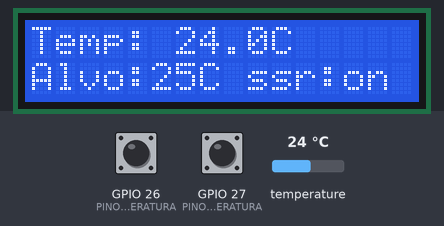
A sketch run on a simulated ESP32. Parts: 16×2 character LCD. Inputs (shaded band) come from the test bench; at power-on: GPIO 27 (PINO_BOTAO_DIMINUIR_TEMPERATURA) HIGH, GPIO 26 (PINO_BOTAO_AUMENTAR_TEMPERATURA) HIGH, temperature 24 °C. WiFi joins after 1.5 s; servers stay silent unless stated; uploads are accepted with an empty reply; what the sketch prints to the serial monitor is not drawn.

Above: at 2.0 s.
2.1 s: GPIO 27 (PINO_BOTAO_DIMINUIR_TEMPERATURA) pulled LOW for 3.2 s
At 5.7 s:
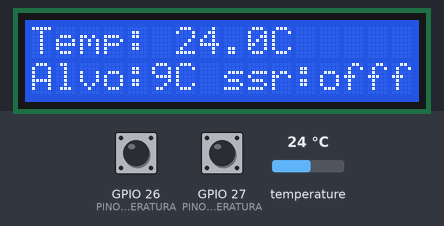
6.8 s: GPIO 26 (PINO_BOTAO_AUMENTAR_TEMPERATURA) pulled LOW for 3.2 s
At 10.6 s:
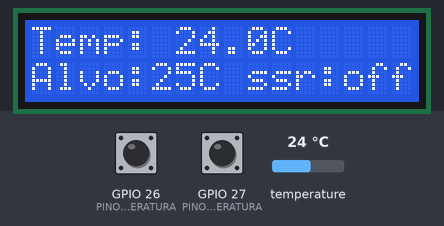
11.5 s: temperature set to 12 °C
At 13.3 s:
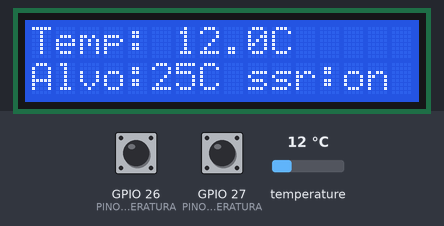
13.6 s: GPIO 26 (PINO_BOTAO_AUMENTAR_TEMPERATURA) pulled LOW for 0.15 s
At 14.5 s:
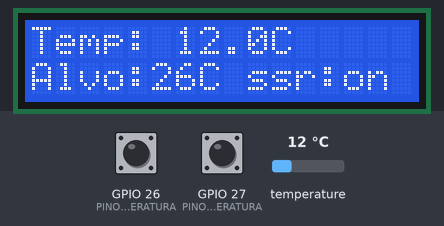
15.2 s: GPIO 27 (PINO_BOTAO_DIMINUIR_TEMPERATURA) pulled LOW for 1 s
At 17.3 s:
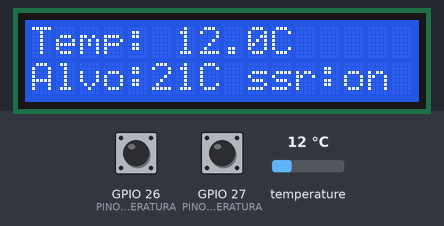
17.7 s: temperature set to 19 °C
At 20.0 s:
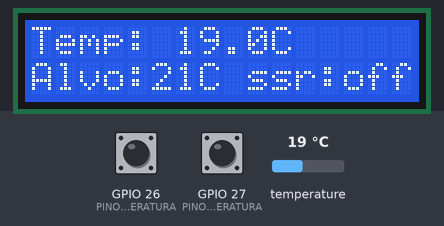
Timing chart, 0 to 21.5 s (numbered marks = the images above; inputs shaded):
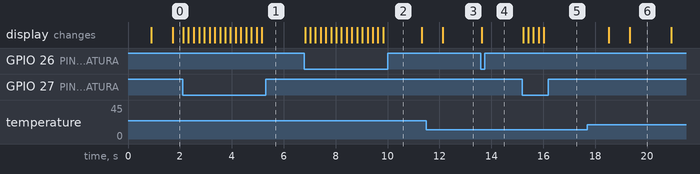

The sketch:

temp_test.ino
```cpp
#include <OneWire.h>
#include <Wire.h>
#include <DallasTemperature.h>
#include <ArduinoJson.h>
#include <LiquidCrystal_I2C.h>
#include <PID_v1.h>
#include <WiFi.h>
#include <HTTPClient.h>

const char* WIFI_SSID = "NOME REDE WIFI";
const char* WIFI_PASSWORD = "SENHA WIFI";
const char* API_URL = "http://IP:1880/api/temperatura"; //ip da maquina/server

const short PINODEDADOS = 4;
unsigned long delaytemp = 0;
unsigned int contagem_de_erro = 0;

short temperatura_alvo = 25;
const short PINO_SSR = 5;
short ssr_state = 0;
double Setpoint, Input, Output;

double Kp = 1500.0, Ki = 10.0, Kd = 50.0;
PID myPID(&Input, &Output, &Setpoint, Kp, Ki, Kd, DIRECT);
int WindowSize = 5000;
unsigned long windowStartTime;

unsigned long tempoUltimoClique = 0;
const unsigned long intervaloDebounce = 200;
const short PINO_BOTAO_AUMENTAR_TEMPERATURA = 26;
const short PINO_BOTAO_DIMINUIR_TEMPERATURA = 27;

const short sda = 21;
const short scl = 22;

// Constantes de consumo do ESP32
const float TENSAO_ESP = 3.3;          // Volts
const float CORRENTE_ESP_MA = 240.0;   // mA médio com WiFi ativo
const float POTENCIA_ESP_W = (TENSAO_ESP * CORRENTE_ESP_MA) / 1000.0; // ~0.792W

// Na função enviarParaJSON(), adiciona no doc:
float tempoHoras = (millis() / 1000.0) / 3600.0;
float energiaEspWh = POTENCIA_ESP_W * tempoHoras;

LiquidCrystal_I2C lcd(0x27, 16, 2);

// Guarda último valor exibido para só atualizar quando mudar
float lastTempDisplay = -999;
short lastAlvoDisplay = -999;
short lastSsrDisplay = -1;

struct DadosJson {
  float temperatura;
  short temperatura_alvo;
  unsigned int erros;
  double saida_pid;
  short ssr_state;
  unsigned long tempoAtivo;
};

QueueHandle_t filaJSON;

/**
 * @brief Permite a substituição do metodo delay(), que evita o travamento da execução do codigo
 *
 * @param intervalo tempo em ms para esperar
 * @param ultimoTempo anota o tempo atual
 * @return ao retornar true passou o tempo do intervalo e ao retornar false tem que esperar
 */
bool executarACada(unsigned long intervalo, unsigned long *ultimoTempo) {
  unsigned long tempoAtual = millis();
  if (tempoAtual - *ultimoTempo >= intervalo) {
    *ultimoTempo = tempoAtual;
    return true;
  }
  return false;
}

/**
 * @brief Roda a parte de Conexão no nucleo 0, deixando indepedente da parte eletrica
 *
 * @param pvParameters Regra do FreeRTOS
 */
void taskManterWiFi(void *pvParameters) {
  unsigned long timerConexao = millis();
  bool mensagemImpressa = false;

  WiFi.begin(WIFI_SSID, WIFI_PASSWORD);

  for (;;) { // (Núcleo 0)
    if (WiFi.status() != WL_CONNECTED) {
      mensagemImpressa = false;
      if (executarACada(500, &timerConexao)) {
        Serial.print(".");
      }

      vTaskDelay(50/portTICK_PERIOD_MS); //tentar se reconectar o mais rapido possivel
    } else {
      if (!mensagemImpressa) {
        Serial.println();
        Serial.println("WiFi conectado");
        Serial.println(WiFi.localIP());
        mensagemImpressa = true;
      }
    vTaskDelay(2000 / portTICK_PERIOD_MS);
    }
  }
}

/**
 * @brief Envia os dados para a api
 *
 * @param payload dados em json
 */
void enviarParaAPI(const String &payload) {
  if (WiFi.status() == WL_CONNECTED) {
    HTTPClient http;
    http.begin(API_URL);
    http.addHeader("Content-Type", "application/json");
    http.setTimeout(3000);
    int httpResponseCode = http.POST(payload);
    Serial.print("HTTP Response code: ");
    Serial.println(httpResponseCode);
    http.end();
  } else {
    Serial.println("WiFi desconectado");
  }
}

// Display só atualiza quando o valor muda — sem lcd.clear()
/**
 * @brief Atualiza o Display de forma dinamica
 *
 * @param temp  Temperatura em Celsius do sensor
 * @param temp_alvo Temperatura alvo
 */
void atualizarDisplay(float temp, int temp_alvo) {
  bool mudou = (temp != lastTempDisplay || temp_alvo != lastAlvoDisplay || ssr_state != lastSsrDisplay);
  if (!mudou) return;

  lastTempDisplay = temp;
  lastAlvoDisplay = temp_alvo;
  lastSsrDisplay  = ssr_state;

  lcd.setCursor(0, 0);
  lcd.print("Temp:");
  if (temp <= -127) {
    lcd.print("ERRO ");
  } else {
    char buf[8];
    dtostrf(temp, 5, 1, buf);
    lcd.print(buf);
    lcd.print("C");
  }

  lcd.setCursor(0, 1);
  lcd.print("Alvo:");
  lcd.print(temp_alvo);
  lcd.print(ssr_state == 1 ? "C ssr:on " : "C ssr:off");
}

/**
 * @brief Processa dados e transformar em json para ser enviado ao payload
 *
 * @param pvParameters Normas do FreeRTOS
 */
void taskProcessaDados(void *pvParameters) {
  const float TENSAO_ESP    = 3.3;
  const float CORRENTE_ESP  = 0.240;  // Amperes
  const float POTENCIA_ESP  = TENSAO_ESP * CORRENTE_ESP; // 0.792W

  DadosJson dados;
  for (;;) {
    if (xQueueReceive(filaJSON, &dados, portMAX_DELAY)) {
      float tempoHoras = dados.tempoAtivo / 3600.0;
      float energiaWh  = POTENCIA_ESP * tempoHoras;

      StaticJsonDocument<200> doc;
      doc["sensor"]           = "temperatura";
      doc["tempoAtivo"]       = dados.tempoAtivo;
      doc["temperatura"]      = dados.temperatura;
      doc["temperatura_alvo"] = dados.temperatura_alvo;
      doc["erros_de_conexao"] = dados.erros;
      doc["saida_pid"]        = dados.saida_pid;
      doc["ssr_state"]        = dados.ssr_state;
      doc["potencia_esp_w"]   = POTENCIA_ESP;          // 0.792W fixo
      doc["energia_esp_wh"]   = energiaWh;             // acumulado

      String output;
      output.reserve(200);
      serializeJson(doc, output);
      Serial.println(output);
      enviarParaAPI(output);
    }
  }
}

/**
 * @brief Prepara uma fila para processar esses dados
 *
 * @param temp Temperatura
 */
void enviarParaJSON(float temp) {
  DadosJson dados;
  dados.temperatura      = temp;
  dados.temperatura_alvo = temperatura_alvo;
  dados.erros            = contagem_de_erro;
  dados.saida_pid        = Output;
  dados.ssr_state        = ssr_state;
  dados.tempoAtivo       = millis() / 1000;
  xQueueSend(filaJSON, &dados, 0);
}

OneWire oneWire(PINODEDADOS);
DallasTemperature sensors(&oneWire);

/**
 * @brief inicia os processos e os valores
 */
void setup() {
  Serial.begin(115200);

  xTaskCreatePinnedToCore(taskManterWiFi, "TaskWiFi", 4096, NULL, 1, NULL, 0);

  filaJSON = xQueueCreate(10, sizeof(DadosJson));
  xTaskCreatePinnedToCore(taskProcessaDados, "TaskJSON", 4096, NULL, 1, NULL, 0);

  pinMode(PINO_BOTAO_AUMENTAR_TEMPERATURA, INPUT_PULLUP);
  pinMode(PINO_BOTAO_DIMINUIR_TEMPERATURA, INPUT_PULLUP);
  pinMode(PINO_SSR, OUTPUT);

  lcd.init();
  lcd.backlight();

  sensors.begin();
  sensors.setWaitForConversion(false);
  sensors.requestTemperatures();

  delay(750);

  float temp_inicial = sensors.getTempCByIndex(0);
  Input = temp_inicial;

  Setpoint = temperatura_alvo;
  myPID.SetMode(AUTOMATIC);
  myPID.SetOutputLimits(0, WindowSize);
  myPID.SetSampleTime(800);

  windowStartTime = millis();
  atualizarDisplay(temp_inicial, temperatura_alvo);
  sensors.requestTemperatures();
}

/**
 * @brief le os valores do sensor
 */
void valor_de_temperatura() {
  if (executarACada(800, &delaytemp)) {
    float Temperaturaemcelsius = sensors.getTempCByIndex(0);
    sensors.requestTemperatures();

    if (Temperaturaemcelsius != DEVICE_DISCONNECTED_C && Temperaturaemcelsius > -50) {
      Input = Temperaturaemcelsius;
      enviarParaJSON(Temperaturaemcelsius);
      atualizarDisplay(Temperaturaemcelsius, temperatura_alvo);
    } else {
      contagem_de_erro++;
      enviarParaJSON(-500);
      atualizarDisplay(-500, temperatura_alvo);
      digitalWrite(PINO_SSR, LOW);
    }
  }
}

/**
 * @brief le so o botao foi pressionado
 */
void lerBotoes() {
  if (millis() - tempoUltimoClique > intervaloDebounce) {
    bool mudou = false;
    if (digitalRead(PINO_BOTAO_AUMENTAR_TEMPERATURA) == LOW) { temperatura_alvo++; mudou = true; }
    if (digitalRead(PINO_BOTAO_DIMINUIR_TEMPERATURA) == LOW) { temperatura_alvo--; mudou = true; }
    if (mudou) {
      Setpoint = temperatura_alvo;
      tempoUltimoClique = millis();
      atualizarDisplay(Input, temperatura_alvo);
    }
  }
}

/**
 * @brief controla o estado do ssr
 */
void controleSSR() {
  myPID.Compute();
  unsigned long now = millis();
  if (now - windowStartTime > WindowSize) windowStartTime += WindowSize;
  if (Output > (now - windowStartTime)) {
    digitalWrite(PINO_SSR, HIGH);
    ssr_state = 1;
  } else {
    ssr_state = 0;
    digitalWrite(PINO_SSR, LOW);
  }
}

void loop() {
  lerBotoes();
  valor_de_temperatura();
  controleSSR();
}
```

Measured:
- after the input at 2.1 s, the display: first changes at once (image 1 shows a later state)
- after the input at 6.8 s, the display: first changes at once (image 2 shows a later state)
- after the input at 11.5 s, the display: changes after 0.62 s (image 3)
- after the input at 13.6 s, the display: changes at once (image 4)
- after the input at 15.2 s, the display: first changes at once (image 5 shows a later state)
- after the input at 17.7 s, the display: first changes after 0.82 s (image 6 shows a later state)
